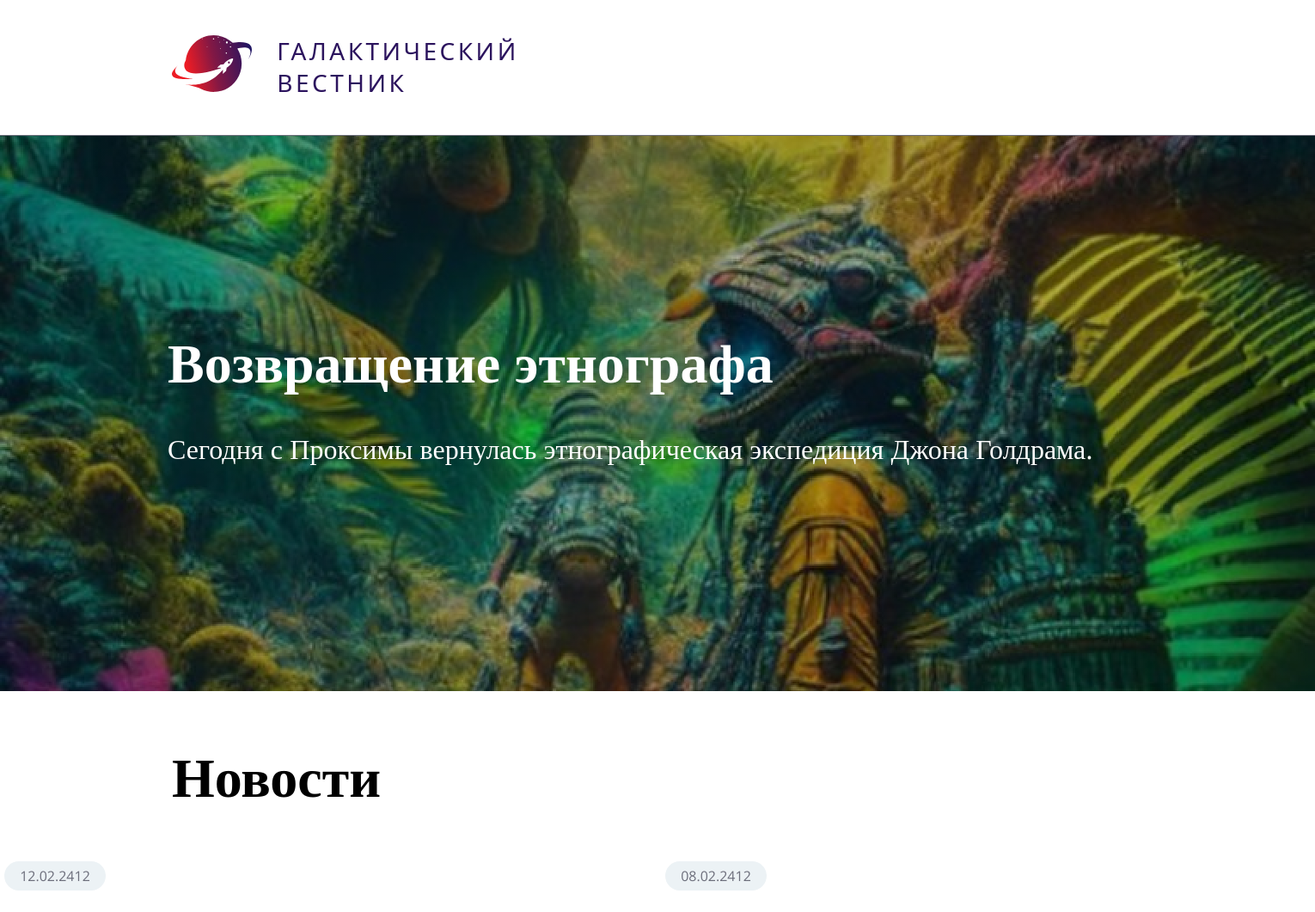
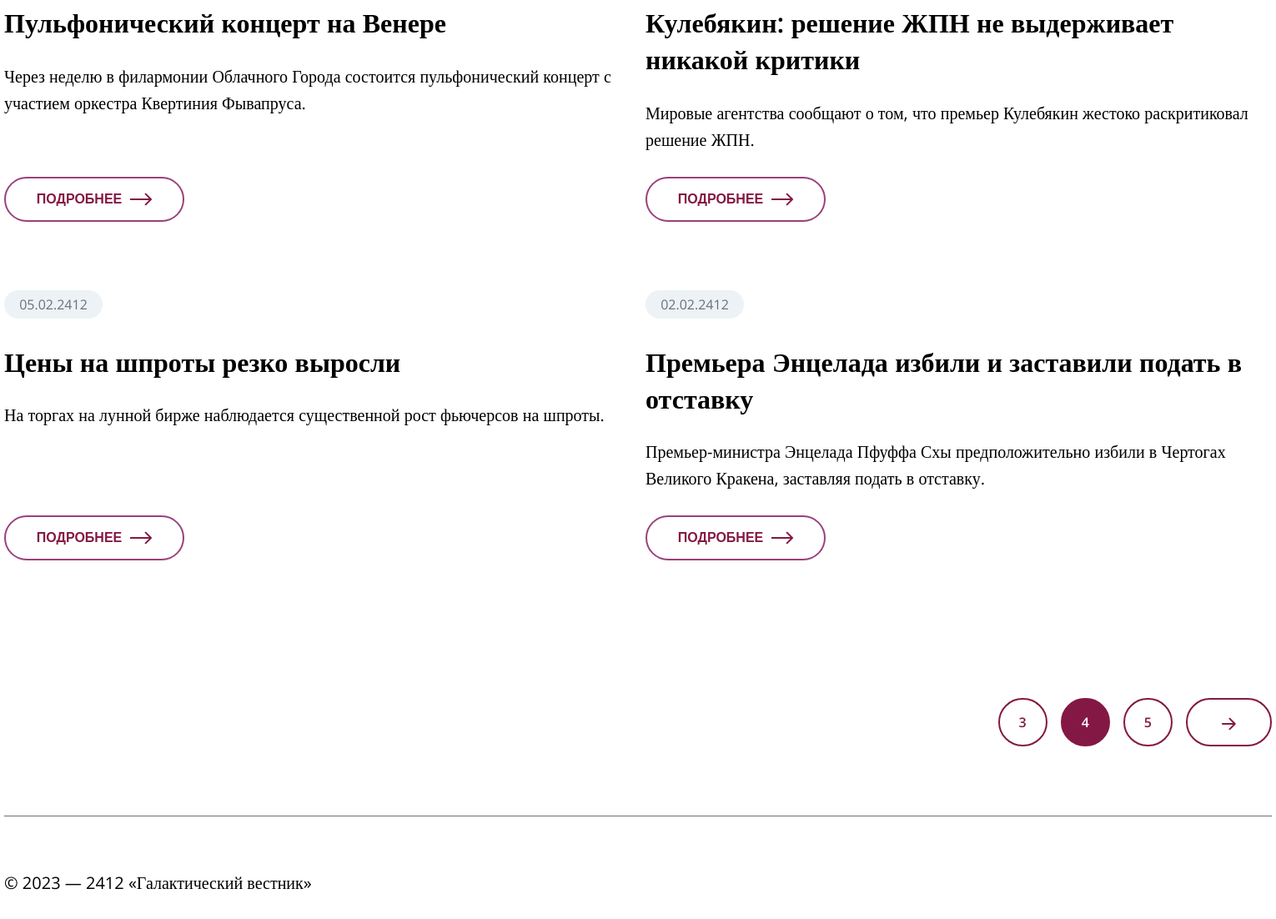
/listNews?page=4, run on the app's committed database (2 pictures, top to bottom).
### tables this page shows
CREATE TABLE `news` (
  `id` int(11) unsigned NOT NULL AUTO_INCREMENT,
  `date` datetime NULL DEFAULT NULL,
  `title` varchar(250) NOT NULL DEFAULT '',
  `announce` text NULL DEFAULT NULL,
  `content` text NULL DEFAULT NULL,
  `image` varchar(250) NOT NULL DEFAULT '',
  PRIMARY KEY (`id`),
  KEY `id` (`id`),

  KEY `idx_news_date` (`date`));

### app/core/view.php (called while the page is built)
<?php
class View{
    function generate($content_view, $template_view, $data = null, $page = null){
        include 'app/views/'.$template_view;
    }
}

### app/controllers/listNews.php (called while the page is built)
<?php
class Controller_ListNews extends Controller{
    function __construct(){
        $this->model = new Model_Articles();
        $this->view = new View();
    }
    function info($page){
        $data = $this->model->getPageData($page);
        $this->view->generate('listNews.php', 'template.php', $data, $page);
    }
}

### app/core/route.php (called while the page is built, shortened)
<?php
class Route{
    static function start()
    {
        include "app/models/articles.php";
        $query = $_SERVER['QUERY_STRING'];
        (!empty($query) && preg_match('/(id|page)=\d*/', $query)) ?
            $id = (int)explode('=', $query)[1] :
            Route::redirect();
        $controller = new $controller_name;
        $controller->info($id);
    }
}

### index.php (called while the page is built, shortened)
<?php
require_once 'app/core/view.php';
require_once 'app/core/route.php';
Route::start();

### app/models/articles.php (called while the page is built, shortened)
<?php
class Model_Articles {
    private $db;
    function __construct() {
        $host="localhost";
        $db = "news";
        $user="root";
        $pass="rootrootroot!";
        $this->db = new MySQLi($host, $user, $pass, $db);
        $this->db->set_charset('utf8mb4');
    }
    public function getPageData($page){
        $result = [];
        $responce = $this->db->query("
        SELECT `id`, `date`, `title`, `announce`, `image`
        FROM news
        ORDER BY `date` DESC
        LIMIT 1;
        ");
        array_push($result ,$responce->fetch_assoc());
        $start_id = ($page-1)*4;
        $responce = $this->db->query("
        SELECT `id`, `date`, `title`, `announce`
        FROM news
        ORDER BY `date` DESC
        LIMIT $start_id, 5;
        ");
        while ($row = $responce->fetch_assoc()) {
            array_push($result ,$row);
        }
        if(count($result) === 6){
            array_pop($result);
            array_push($result, false);
        } else {
            array_push($result, true);
        }
        return $result;
    }
}

### app/views/listNews.php (the view)
<?php
$lastArticle = array_shift($data);
echo "
<a href='/articles?id=$lastArticle[id]'>
    <div class='ban-image' style='background-image: linear-gradient(0deg, rgba(0, 0, 0, 0.3), rgba(0, 0, 0, 0.3)), url(\"public/images/$lastArticle[image]\");'>
        <h1>$lastArticle[title]</h1>
        <p>$lastArticle[announce]</p>
    </div>
</a>
";
?>
<h1 class='mainWord'>Новости</h1>
<div class='newsBlock'>
<?php
$isLast = array_pop($data);
foreach ($data as &$value) {
    $value['date'] = date('d.m.Y', strtotime($value['date']));
    echo "
    <a href='/articles?id=$value[id]'>
        <div class='article'>
            <div class='date'>$value[date]</div>
            <h2>$value[title]</h2>
            $value[announce]
            <button>Подробнее <img src='/public/icons/Arrow.svg'></button>
        </div>
    </a>
    ";
}
echo "<div class='nav'>";
if (!$isLast) {
    $pg = $page+1;
    echo "<a href='listNews?page=$pg' class='arrowNav linkable'><img src='public/icons/ShortArrow.svg'></a>";
}
$nav = [];
if($page === 1) {
    $nav = [[3, true], [2, true], [1, false]];
} else {
    $nav = $isLast ?
        [[$page, false], [$page-1, true], [$page-2, true]] :
        [[$page+1, true], [$page, false], [$page-1,true]];
}
for($i = 0; $i < count($nav); $i++){
    $pg = $nav[$i][0];
    echo $nav[$i][1] ?
        "<a href='listNews?page=$pg' class='linkable'><div>$pg</div></a>" :
        "<a class='current'>$pg</a>";
}
echo "</div>";
?>
</div>

### public/css/style.css (style rules this page uses)
body { font-family: "Open Sans"; font-style: normal; font-weight: 400; margin: 0px; font-size: 20px; line-height: 160%; --sideMargins: 200px; --anination-time: 0.23s ease-in-out; --brand-color: #841844; --body-text: #000000; --color1: #6c6e7b; }
h1 { font-style: normal; font-weight: 600; font-size: 64px; line-height: 140%; }
h2 { font-style: normal; font-weight: 600; font-size: 32px; line-height: 44px; }
p { margin: 0px; }
a.text, a { text-decoration: none; color: var(--brand-color); }
.ban-image { height: 646px; padding-left: 195px; background-position-x: center; background-position-y: center; background-repeat: no-repeat; background-size: cover; image-rendering: pixelated; transition: all var(--anination-time); }
.ban-image > h1 { margin-top: 0px; padding-top: 218px; margin-bottom: 30.33px; color: #ffffff; }
.ban-image > p { font-size: 32px; line-height: 160%; color: #ffffff; }
.mainWord { margin: 54.32px var(--sideMargins) 0px var(--sideMargins); }
.date { font-size: 16px; line-height: 22px; color: var(--color1); text-align: center; line-height: 34px; background: #ecf2f5; width: 118px; height: 34px; border-radius: 20px; margin: 0px; }
.newsBlock { max-width: 1520px; margin: 0px auto 0px auto; padding: 54.32px 0px 0px 0px; display: flex; flex-flow: wrap; gap: 30px; row-gap: 82px; }
.article { margin: 0px; position: relative; width: 739px; height: 100%; }
.article > h2 { transition: all var(--anination-time); margin-top: 30px; font-style: normal; font-weight: 600; font-size: 32px; color: var(--body-text); }
.article > p { padding-bottom: 82px; color: var(--body-text); }
a.back, .article > button { margin-top: 30px; transition: all var(--anination-time); display: flex; flex-direction: row; justify-content: center; align-items: center; padding: 16px 41px; gap: 10px; width: 216px; height: 54px; border: 2px solid #9b407a; background-color: white; border-radius: 50px; order: 3; flex-grow: 0; font-style: normal; font-weight: 600; font-size: 16px; line-height: 22px; color: var(--brand-color); text-transform: uppercase; align-self: flex-end; position: absolute; bottom: 0px; }
.article > button > img { transition: all var(--anination-time); }
.nav { margin-top: 83px; user-select: none; width: 100%; display: flex; color: var(--brand-color); flex-direction: row-reverse; align-items: flex-start; padding: 0px; gap: 16px; }
.nav > .arrowNav { width: max-content; height: max-content; padding: 16px 41px; border: 2px solid var(--brand-color); border-radius: 50px; align-items: center; }
.nav > a { font-weight: 600; font-size: 16px; line-height: 22px; text-transform: uppercase; padding: 16px 23px; border: 2px solid var(--brand-color); border-radius: 50px; }
.current { color: #ffffff; background: var(--brand-color); }
.linkable { transition: all var(--anination-time); }
.linkable > img { transition: all var(--anination-time); vertical-align: middle; }

### data on the page
news: image (picture), title "Возвращение этнографа", announce "Сегодня с Проксимы вернулась этнографическая экспедиция Джона Голдрама."
news: value "12.02.2412", title "Пульфонический концерт на Венере", announce "Через неделю в филармонии Облачного Города состоится пульфонический концерт с участием оркестра Квертиния Фывапруса."
news: value "08.02.2412", title "Кулебякин: решение ЖПН не выдерживает никакой критики", announce "Мировые агентства сообщают о том, что премьер Кулебякин жестоко раскритиковал решение ЖПН."
news: value "05.02.2412", title "Цены на шпроты резко выросли", announce "На торгах на лунной бирже наблюдается существенной рост фьючерсов на шпроты."
news: value "02.02.2412", title "Премьера Энцелада избили и заставили подать в отставку", announce "Премьер-министра Энцелада Пфуффа Схы предположительно избили в Чертогах Великого Кракена, заставляя подать в отставку."

### other printed values
$pg "5"
$pg "4"
$pg "3"
